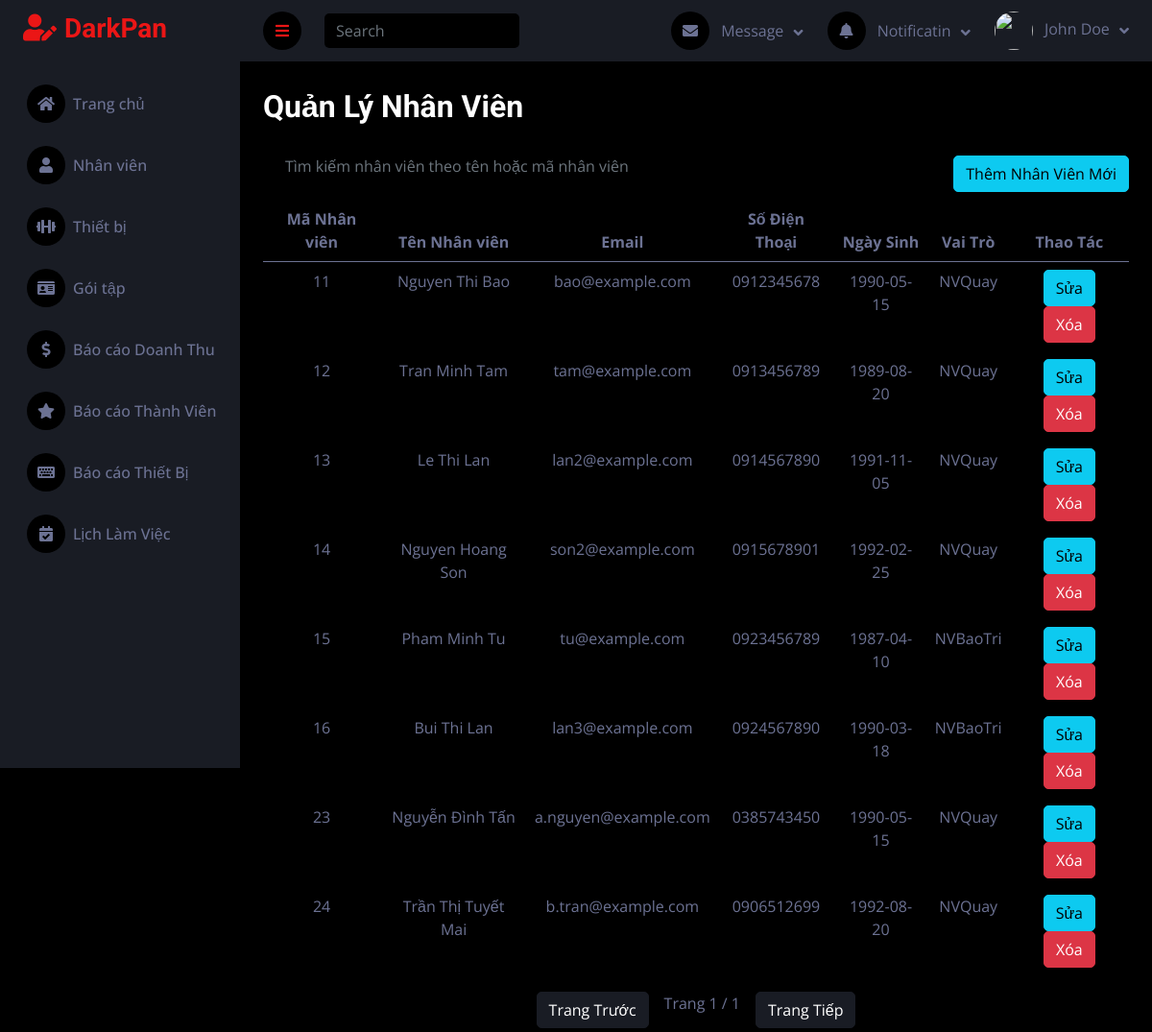
Page /public/Admin/nhanVien on the earlier database version.
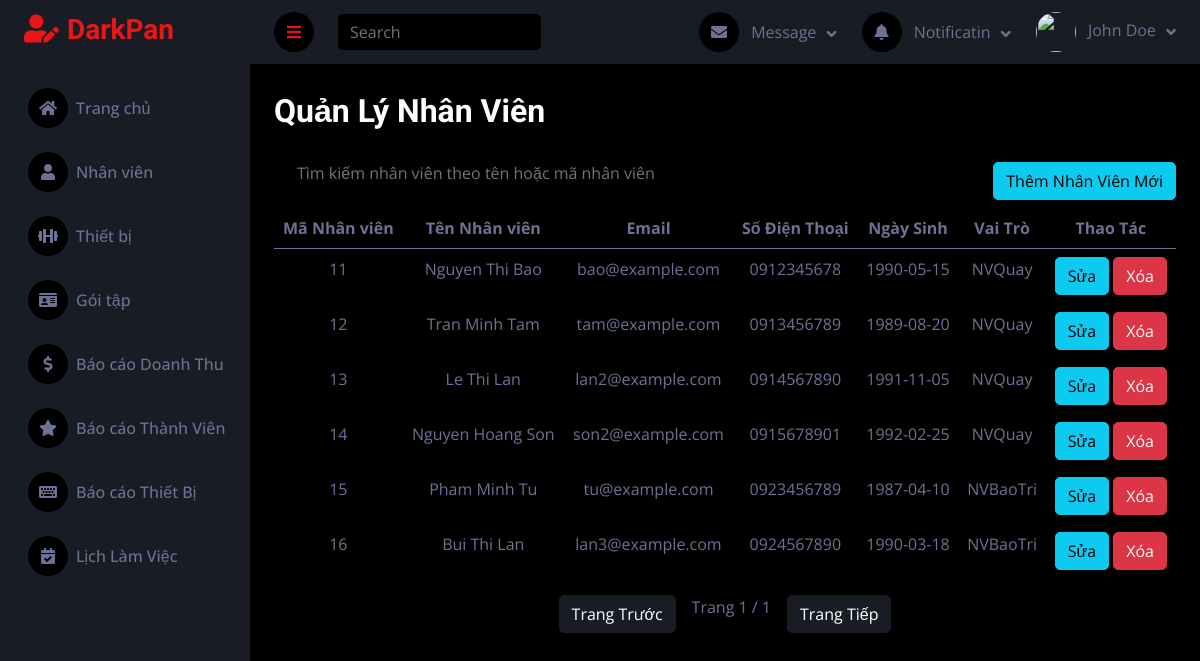
Same page on the later database version.
### tables this page shows
CREATE TABLE `nguoidung` (
  `userID` int(10) NOT NULL,
  `hoTen` varchar(100) NOT NULL,
  `sdt` varchar(15) DEFAULT NULL,
  `ngaySinh` date DEFAULT NULL,
  `email` varchar(100) NOT NULL,
  `matKhau` varchar(255) NOT NULL,
  `vaiTro` enum('Admin','NVQuay','NVBaoTri','ThanhVien','NVHuongDanVien') NOT NULL,
  `hinhAnh` varchar(255) NOT NULL,
  `token` varchar(255) NOT NULL
);

### controllers/HomeController_Admin.php (called while the page is built, shortened)
<?php
require_once BASE_PATH . '/models/NhanVienModel.php';
class HomeController_Admin {
    public function nhanVien() {
        $employeesModel = new Employees();
        $currentEmployees = $employeesModel->getCurrentEmployees();
        $limit = 8;
        $page = isset($_GET['page']) ? $_GET['page'] : 1;
        $members = $employeesModel->getEmployees($page, $limit);
        $totalPages = ceil($currentEmployees / $limit);
        $data = [
            'currentEmployees' => $currentEmployees,
            'members' => $members,
            'totalPages' => $totalPages,
            'currentPage' => $page,
        ];
        $this->render('Admin/nhanVien/QuanLyNhanVien',$data);
    }
    protected function render($view, $data = []) {
        extract($data);
        require_once BASE_PATH . "/views/$view.php";
    }
}
?>

### public/index.php (called while the page is built, shortened)
<?php
$router = new Router();
$router->handleRequest();
?>

### models/NhanVienModel.php (called while the page is built, shortened)
<?php
require_once "../config/database.php";
class Employees {
    private $conn;
    public function __construct() {
        $database = new Database();
        $this->conn = $database->connect();
    }
    public function getEmployees($page, $limit) {
        $offset = ($page - 1) * $limit;
        $query = "SELECT * FROM nguoidung WHERE vaiTro = 'NVQuay' or vaiTro = 'NVBaoTri' or vaiTro = 'NVHuongDanVien' LIMIT $limit OFFSET $offset";
        $result = $this->conn->query($query);
        return $result->fetch_all(MYSQLI_ASSOC);
    }
}
?>

### config/database.php (called while the page is built, shortened)
<?php
class Database {
    private $servername = "localhost:3306";
    private $username = "root";
    private $password = "";
    private $dbname = "gym";
    public function connect() {
        $this->conn = mysqli_connect($this->servername, $this->username, $this->password, $this->dbname);
        return $this->conn;
    }
}
?>

### views/Admin/nhanVien/QuanLyNhanVien.php (the view, shortened to what the changed rows need)
<!DOCTYPE html>
<html lang="en">
<head>
    <link href="https://cdnjs.cloudflare.com/ajax/libs/font-awesome/5.10.0/css/all.min.css" rel="stylesheet">
    <link href="https://cdn.jsdelivr.net/npm/bootstrap-icons@1.4.1/font/bootstrap-icons.css" rel="stylesheet">
    <link href="asset/lib/owlcarousel/assets/owl.carousel.min.css" rel="stylesheet">
    <link href="asset/lib/tempusdominus/css/tempusdominus-bootstrap-4.min.css" rel="stylesheet" />
    <link href="asset/css/bootstrap.min.css" rel="stylesheet">
    <link href="asset/css/style.css" rel="stylesheet">
</head>
<body>
    <?php require_once('../views/Admin/layout/header.php'); ?>
    <div class="container-fluid pt-4 px-4 my-1">
        <h2 class="mb-4">Quản Lý Nhân Viên</h2>
        <table class="table table-striped text-center">
            <thead>
                <tr>
                    <th>Mã Nhân viên</th>
                    <th>Tên Nhân viên</th>
                    <th>Email</th>
                    <th>Số Điện Thoại</th>
                    <th>Ngày Sinh</th>
                    <th>Vai Trò</th>
                    <th>Thao Tác</th>
                </tr>
            </thead>
            <tbody id="customerTable">
                <?php foreach ($members as $member): ?>
                    <tr data-id="<?= $member['userID'] ?>">
                        <td><?= $member['userID'] ?></td>
                        <td><?= $member['hoTen'] ?></td>
                        <td><?= $member['email'] ?></td>
                        <td><?= $member['sdt'] ?></td>
                        <td><?= $member['ngaySinh'] ?></td>
                        <td class="status"><?= $member['vaiTro'] ?></td>
                        <td class="text-center">
                            <button class="btn btn-info btn-editNhanVien" data-id="<?= $member['userID'] ?>" data-hoTen="<?= $member['hoTen'] ?>" data-email="<?= $member['email'] ?>" data-sdt="<?= $member['sdt'] ?>" data-ngaySinh="<?= $member['ngaySinh'] ?>" data-vaiTro="<?= $member['vaiTro'] ?>">Sửa</button>
                             <button type="button" class="btn btn-danger"  onclick="deleteNhanVien(<?= $member['userID']?>)">Xóa</button>
                        </td>
                    </tr>
                <?php endforeach; ?>
            </tbody>
        </table>
    </div>
</body>
</html>

Differences in the rows shown:
removed nguoidung: userID "23", hoTen "Nguyễn Đình Tấn", email "a.nguyen@example.com", sdt "0385743450", ngaySinh "1990-05-15", vaiTro "NVQuay"
removed nguoidung: userID "24", hoTen "Trần Thị Tuyết Mai", email "b.tran@example.com", sdt "0906512699", ngaySinh "1992-08-20", vaiTro "NVQuay"
